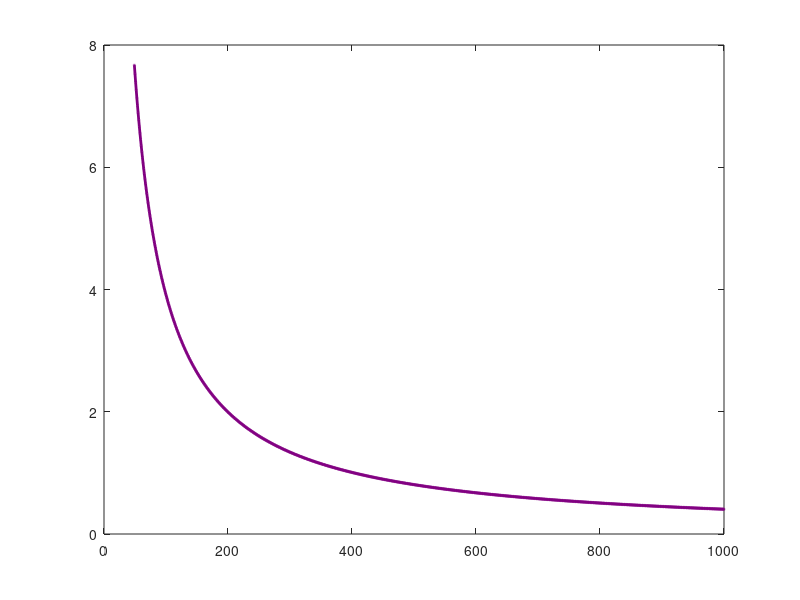

This chart was generated by the following MATLAB code: (Note: this script raises an error after producing the figure.)
clc;
clear all;
t = 11;
q = 1;
h = 0;  % range of focal depths, it was changed manually before each iteration in the range of 5 of 65 with setep size of 5
B1 = 3.9;  % P wave velocity in first layer            
B2 = 4.6;  % P wave velocity in second layer
H = 10:10:70;                  % layer thickness
c = [4.1483	3.9846	3.941525	3.92457	3.91622	3.9115	3.908575
4.398	4.148	4.036	3.9845	3.9575	3.9415	3.9314
4.4992	4.297	4.14825	4.06365	4.0147	3.98455	3.964825
4.54125	4.398	4.25245	4.14825	4.0805	4.036	4.0058
4.56185	4.46	4.336	4.228	4.1483	4.0918	4.0517
4.5733	4.5	4.398	4.2971	4.213	4.1487	4.100
4.5803	4.5243	4.4429	4.3534	4.271	4.2025	4.14827
4.5849	4.54125	4.47535	4.39805	4.3211	4.25245	4.195
4.588	4.55315	4.49925	4.433	4.3632	4.297	4.2387
4.5903	4.562	4.517	4.4605	4.39805	4.336	4.27865
4.59195	4.5683	4.53065	4.482	4.42671	4.3695	4.31445
4.59324	4.5733	4.54125	4.4992	4.4503	4.3981	4.34611
4.59425	4.577	4.549625	4.513	4.46967	4.4223	4.373865
4.59503	4.5803	4.5563	4.5245	4.48575	4.443	4.39806
4.595668	4.58275	4.56185	4.53355	4.4992	4.4604	4.419
4.5962	4.5849	4.5664	4.5413	4.5105	4.4754	4.43735];    %Velocity vector
X = linspace(0,1000,1001);    % Epicentral distances from 200 to 1000 with steps of 5 Km 
for k=1:16   
  for i=1:7
    for l=1:1001 
          Xcr(i) = (H(i)-h)*(B1)/((B2)^2-(B1)^2)^(0.5);    % calculation of Xcritical
          Tcr(i) = ((H(i)-h)*(B2))/((B1)*(((B2)^2-(B1)^2)^(0.5))); % calculation of T critical
          T(k,i,l) = Tcr(i)+(X(l)-Xcr(i))/c(k,i);  % calculation of Travel time
          cpr(k,i,l) = X(l)/T(k,i,l); % predicted surface wave velocity
          E(k,i,l) = (c(k,i)-cpr(k,i,l))*100/c(k,i);  % percentage error 
    end
  end
end


%figure(1)
%plot(H,E(8,:,1),'-o','Color','b','MarkerFaceColor','b','MarkerEdgeColor','b','LineWidth',2,'MarkerSize',5)
%text(35,19,'T=40s, X=200Km','FontSize',16)
%hold on 
%plot(H-10,E(8,:,2),'-o')
%plot(H-15,E(8,:,2),'-o')
%grid on
%xlim([10,70])
%ylim([0,20])
%xlabel('H','FontSize',16)
%ylabel('E','FontSize',16)
%a=["200Km","300Km","400Km","500Km","600Km","700Km","800Km","900Km","1000Km"];
%hold on
%T=linspace(5,80,16);
%figure(3)
%for i=1:9
 %  surf(H-h,T,E(:,:,i))
 %  colormap hsv;
 %  colorbar 
 %  hold on 
 %  text(65,80,E(16,7,i),a(i))
%end
%surf(H,T,5*ones(16,7))

%zlabel('Percentage Eror')
%ylabel('Time Period')
%xlabel('H-h')
%grid 
%legend('200Km','300Km','400Km','500Km','600Km','700Km','800Km','900Km','1000Km','FontSize',13)
%color=[[0 0.32 0.89],[0.89 0 0.32],[0 0 0],[0 1 1],[0 0 1],[0 1 0],[1 0 0],[0 0 0.5],[1 0 1],[0.1 0.7 0],[0 0.4470 0.7410],[0.8500 0.3250 0.0980],[0.9290 0.6940 0.1250],[0.4940 0.1840 0.5560],[0.4660 0.6740 0.1880],[0.3010 0.7450 0.9330],[0.6350 0.0780 0.1840]];
%plot(H,E(:,:,1),'-o','Color','r','MarkerFaceColor','r','MarkerEdgeColor','r','LineWidth',2,'MarkerSize',5)
%plot(H(2:13),E(8,1:12,1),'-o','Color','g','MarkerFaceColor','g','MarkerEdgeColor','g','LineWidth',2,'MarkerSize',5)
%plot(H(3:13),E(8,1:11,1),'-o','Color','b','MarkerFaceColor','b','MarkerEdgeColor','b','LineWidth',2,'MarkerSize',5)
%legend('h=5Km,H=[10:70]Km','h=10Km,H=[15:70]Km','h=15Km,H=[20:70]Km','FontSize',16)
%xlabel('H','FontSize',16)
%ylabel('E','FontSize',16)
%text(35,13.5,'T=40s, X=200Km','FontSize',16)
%figure(1)
%color=[[0 0.32 0.89],[0.89 0 0.32],[0 0 0],[0 1 1],[0 0.55 0],[0 1 0],[1 0 0],[0 0 0.5],[1 0 1],[0.1 0.7 0],[0 0.4470 0.7410],[0.8500 0.3250 0.0980],[0.9290 0.6940 0.1250],[0.4940 0.1840 0.5560],[0.4660 0.6740 0.1880],[0.3010 0.7450 0.9330],[0.6350 0.0780 0.1840]];
%i=1;
%k=1;
%while i<=49 && k<=7
 %  plot(T,E(:,k,3),'-o','Color',[color(i),color(i+1),color(i+2)],'MarkerFaceColor',[color(i),color(i+1),color(i+2)],'MarkerEdgeColor',[color(i),color(i+1),color(i+2)],'LineWidth',2,'MarkerSize',5)
  % hold on
  % ax=gca;
  % ax.FontSize=15;
  % xlim([0,80])
  % ylim([0,20])
  % i=i+3;
  % k=k+1;
 
%end
%legend('5s','10s','15s','20s','25s','30s','35s','40s','45s','50s','55s','60s','65s','70s','75s','80s')
%xlabel('(H-h)')
%ylabel('E')
%text(35,19.5,'X = 1000Km','FontSize',16)
%hold off   %%
%hold on
figure(2)
color=[[0.5 0 0.5],[1 0 1],[0.9 0.9 0],[0, 1, 1],[0.75 0.25 0],[0 0 1],[0 0 0],[0 0.8 0.6],[1 0 0],[0.1 0.7 0],[0.4 0.4470 0.7410],[0.8500 0.750 0.750],[1 1 0.0],[0. 0.525 0.098],[0,0.9,0.5],[0.9 0.30 0.3]];
i = 1;
k= 1;
B=permute(E,[3,2,1]);
while i<=49 && k<=16
    plot(X(50:1001),B(50:1001,q,k),'-o','Color',[color(i),color(i+1),color(i+2)],'MarkerFaceColor',[color(i),color(i+1),color(i+2)],'MarkerEdgeColor',[color(i),color(i+1),color(i+2)],'LineWidth',2,'MarkerSize',0.5)
    hold on
    ax=gca;
    ax.FontSize=15;
    xlim([50,1000])
    %ylim([0,45])
    yticks([0,5,10,15,20,25,30, 35, 40, 45])
    grid on 
    grid minor
    pbaspect([1,1,1])    
    i=i+3;
    k=k+1;
 
end
legend('5s','10s','15s','20s','25s','30s','35s','40s','45s','50s','55s','60s','65s','70s','75s','80s')
xlabel('X')
ylabel('E')
text(400,t,append('H=',num2str(H(q)),'Km,h=',num2str(h),'Km'),'FontSize',16)
%plot(X,5*ones(1,length(X)))
%hold off   %


%for k=1:length(c)   
 % for i=1:length(H)
  %  for l=1:length(X)
   %     p=polyfit(H-h,E(k,:,l),1);
    %    m(k,l)=p(1);
     %   c(k,l)=p(2);
    %end
  %end
%end

%T=linspace(5,80,16);
%color=[[0 0.32 0.89],[0.89 0 0.32],[0 0 0],[0 1 1],[0 0 1],[0 1 0],[1 0 0],[0 0 0.5],[1 0 1],[0.1 0.7 0],[0 0.4470 0.7410],[0.8500 0.3250 0.0980],[0.9290 0.6940 0.1250],[0.4940 0.1840 0.5560],[0.4660 0.6740 0.1880],[0.3010 0.7450 0.9330],[0.6350 0.0780 0.1840]];
%i=1;
%k=1;
%while i<=49 && k<=9
   %plot(T,c(:,k),'-o','Color',[color(i),color(i+1),color(i+2)],'MarkerFaceColor',[color(i),color(i+1),color(i+2)],'MarkerEdgeColor',[color(i),color(i+1),color(i+2)],'LineWidth',2,'MarkerSize',5)
   %ax=gca;
   %ax.FontSize=15;
  % i=i+3;
 %  k=k+1;
 
%end
%legend('200Km','300Km','400Km','500Km','600Km','700Km','800Km','900Km','1000Km','FontSize',13)
%xlabel('T')
%ylabel('c')
%hold off   
%m1 = m(:,1);
%c1= c(:,1);
%pp1= -7.6*10^(-5);
%pp2= 0.01255;
%pp3 = 0.08572;
%%plot(T,c1,T,pp1*(T.^(2))+pp2*T+pp3,'-o','b','LineWidth',2)
%subplot(211)
%plot(T,c1,'-o','Color','b','MarkerFaceColor','b','MarkerEdgeColor','b','LineWidth',2,'MarkerSize',5)
%hold on
%plot(T,pp1*(T.^(2))+pp2*T+pp3,'-o','Color','r','MarkerFaceColor','r','MarkerEdgeColor','r','LineWidth',1.5,'MarkerSize',5)
%text(30,0.65,'X=200Km','FontSize',16)
%xlabel('T','FontSize',16)
%ylabel('c','FontSize',16)
%legend('c','quadratic fitting','FontSize',16)
%subplot(212)
%plot(T,c1'-(pp1*(T.^(2))+pp2*T+pp3),'-o','Color','k','MarkerFaceColor','k','MarkerEdgeColor','k','LineWidth',1.5,'MarkerSize',5)
%xlabel('T','FontSize',16)
%ylabel('residual','FontSize',16)
%legend('residual','FontSize',16)
%for l=1:9
 %   p=polyfit(T',m(:,l),2);
  %  p1(l)=p(1);
   % p2(l)=p(2);
    %p3(l)=p(3);
%end

%pp1 = -3.452*10^(-11);
%pp2 = 6.14*10^(-8);
%pp3 = -3.341*10^(-5);
%subplot(211)
%plot(X,p1,'-o','Color','b','MarkerFaceColor','b','MarkerEdgeColor','b','LineWidth',2,'MarkerSize',5)
%hold on
%plot(X,pp1*(X.^(2))+pp2*X+pp3,'-o','Color','r','MarkerFaceColor','r','MarkerEdgeColor','r','LineWidth',1.5,'MarkerSize',5)
%xlabel('X','FontSize',16)
%ylabel('p1','FontSize',16)
%legend('p1','quadratic fitting','FontSize',16)
%subplot(212)
%plot(X,p1-(pp1*(X.^(2))+pp2*X+pp3),'-o','Color','k','MarkerFaceColor','k','MarkerEdgeColor','k','LineWidth',1.5,'MarkerSize',5)
%xlabel('X','FontSize',16)
%ylabel('residual','FontSize',16)
%legend('residual','FontSize',16)


%a = 0.2956;
%b = -0.8381;
%subplot(211)
%plot(X,p2,'-o','Color','b','MarkerFaceColor','b','MarkerEdgeColor','b','LineWidth',2,'MarkerSize',5)
%hold on
%plot(X,a*X.^(b),'-o','Color','r','MarkerFaceColor','r','MarkerEdgeColor','r','LineWidth',1.5,'MarkerSize',5)
%xlabel('X','FontSize',16)
%ylabel('p2','FontSize',16)
%legend('p2','quadratic fitting','FontSize',16)
%subplot(212)
%plot(X,p2-(a*X.^(b)),'-o','Color','k','MarkerFaceColor','k','MarkerEdgeColor','k','LineWidth',1.5,'MarkerSize',5)
%xlabel('X','FontSize',16)
%ylabel('residual','FontSize',16)
%legend('residual','FontSize',16)

%a = 19.11;
%b = -0.9663;
%subplot(211)
%plot(X,p3,'-o','Color','b','MarkerFaceColor','b','MarkerEdgeColor','b','LineWidth',2,'MarkerSize',5)
%hold on
%plot(X,a*X.^(b),'-o','Color','r','MarkerFaceColor','r','MarkerEdgeColor','r','LineWidth',1.5,'MarkerSize',5)
%xlabel('X','FontSize',16)
%ylabel('p3','FontSize',16)
%legend('p3','quadratic fitting','FontSize',16)
%subplot(212)
%plot(X,p3-(a*X.^(b)),'-o','Color','k','MarkerFaceColor','k','MarkerEdgeColor','k','LineWidth',1.5,'MarkerSize',5)
%xlabel('X','FontSize',16)
%ylabel('residual','FontSize',16)
%legend('residual','FontSize',16)

%for l=1:9
 %   p=polyfit(T',c(:,l),2);
 %   p4(l)=p(1);
 %   p5(l)=p(2);
 %   p6(l)=p(3);
%end

%a = 240.8;
%b = -1.861;
%subplot(211)
%plot(X,p5,'-o','Color','b','MarkerFaceColor','b','MarkerEdgeColor','b','LineWidth',2,'MarkerSize',5)
%hold on
%plot(X,a*X.^(b),'-o','Color','r','MarkerFaceColor','r','MarkerEdgeColor','r','LineWidth',1.5,'MarkerSize',5)
%xlabel('X','FontSize',16)
%ylabel('p5','FontSize',16)
%legend('p5','quadratic fitting','FontSize',16)
%subplot(212)
%plot(X,p4-(a*X.^(b)),'-o','Color','k','MarkerFaceColor','k','MarkerEdgeColor','k','LineWidth',1.5,'MarkerSize',5)
%xlabel('X','FontSize',16)
%ylabel('residual','FontSize',16)
%legend('residual','FontSize',16)


%a = -0.0001558;
%b = -0.004268;
%subplot(211)
%plot(X,p4,'-o','Color','b','MarkerFaceColor','b','MarkerEdgeColor','b','LineWidth',2,'MarkerSize',5)
%hold on
%plot(X,a*exp(b*X),'-o','Color','r','MarkerFaceColor','r','MarkerEdgeColor','r','LineWidth',1.5,'MarkerSize',5)
%xlabel('X','FontSize',16)
%ylabel('p4','FontSize',16)
%legend('p4','quadratic fitting','FontSize',16)
%subplot(212)
%plot(X,p4-(a*exp(b*X)),'-o','Color','k','MarkerFaceColor','k','MarkerEdgeColor','k','LineWidth',1.5,'MarkerSize',5)
%xlabel('X','FontSize',16)
%ylabel('residual','FontSize',16)
%legend('residual','FontSize',16)

%a = 3916;
%b = -2.025;
%subplot(211)
%plot(X,p6,'-o','Color','b','MarkerFaceColor','b','MarkerEdgeColor','b','LineWidth',2,'MarkerSize',5)
%hold on
%plot(X,a*X.^(b),'-o','Color','r','MarkerFaceColor','r','MarkerEdgeColor','r','LineWidth',1.5,'MarkerSize',5)
%xlabel('X','FontSize',16)
%ylabel('p6','FontSize',16)
%legend('p6','quadratic fitting','FontSize',16)
%subplot(212)
%plot(X,p6-(a*X.^(b)),'-o','Color','k','MarkerFaceColor','k','MarkerEdgeColor','k','LineWidth',1.5,'MarkerSize',5)
%xlabel('X','FontSize',16)
%ylabel('residual','FontSize',16)
%legend('residual','FontSize',16)


